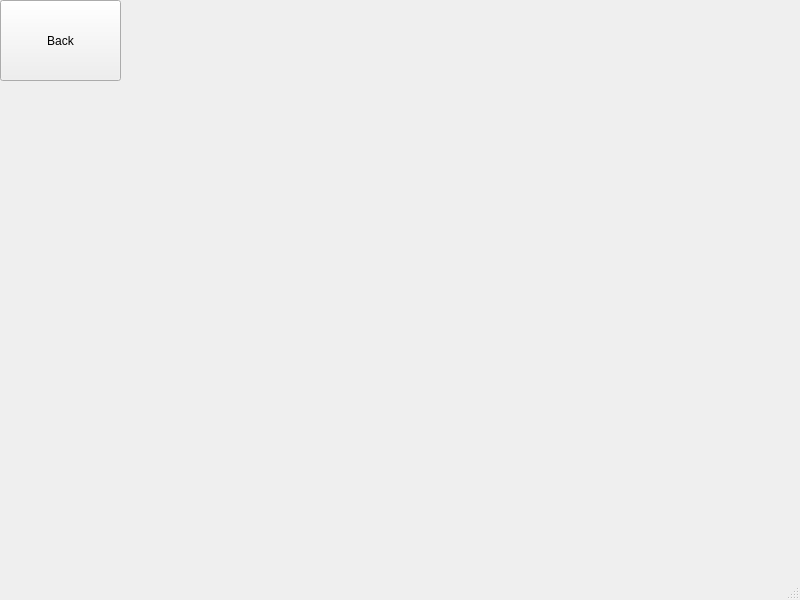
<?xml version="1.0" encoding="UTF-8"?>
<ui version="4.0">
 <class>MainWindow</class>
 <widget class="QMainWindow" name="MainWindow">
  <property name="geometry">
   <rect>
    <x>0</x>
    <y>0</y>
    <width>800</width>
    <height>600</height>
   </rect>
  </property>
  <property name="windowTitle">
   <string>MainWindow</string>
  </property>
  <widget class="QWidget" name="centralwidget">
   <widget class="QLabel" name="input_label">
    <property name="geometry">
     <rect>
      <x>250</x>
      <y>150</y>
      <width>300</width>
      <height>200</height>
     </rect>
    </property>
    <property name="font">
     <font>
      <pointsize>30</pointsize>
     </font>
    </property>
    <property name="text">
     <string/>
    </property>
    <property name="alignment">
     <set>Qt::AlignCenter</set>
    </property>
   </widget>
   <widget class="QPushButton" name="back_button">
    <property name="geometry">
     <rect>
      <x>0</x>
      <y>0</y>
      <width>121</width>
      <height>81</height>
     </rect>
    </property>
    <property name="text">
     <string>Back</string>
    </property>
   </widget>
  </widget>
  <widget class="QMenuBar" name="menubar">
   <property name="geometry">
    <rect>
     <x>0</x>
     <y>0</y>
     <width>800</width>
     <height>22</height>
    </rect>
   </property>
  </widget>
  <widget class="QStatusBar" name="statusbar"/>
 </widget>
 <resources/>
 <connections/>
</ui>
